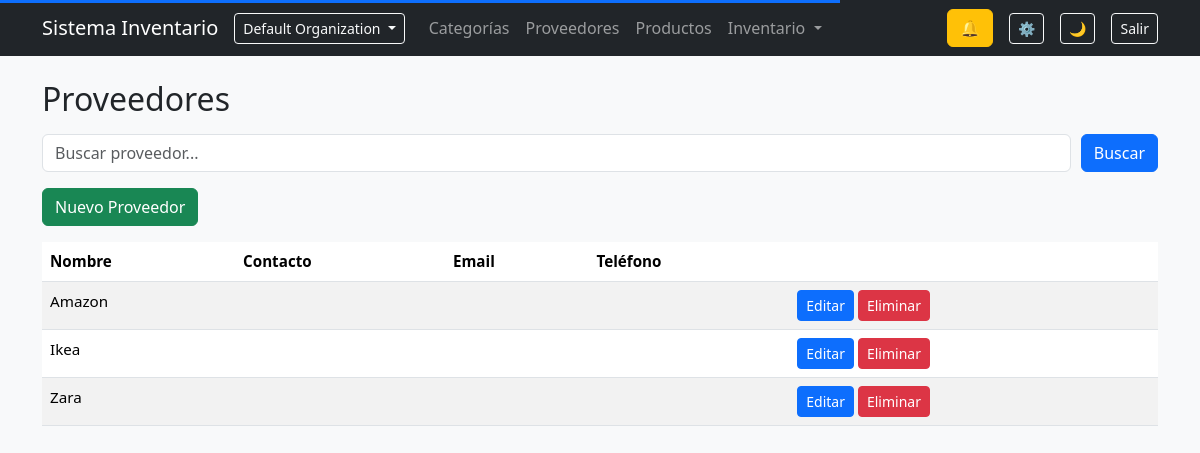
Page /proveedores/ (signed in) on the committed database.
### organizations/models.py (models this page shows, shortened)
class Organization(models.Model):
    name = models.CharField(max_length=150)
    slug = models.SlugField(unique=True)
    owner = models.ForeignKey(
        User,
        on_delete=models.CASCADE,
        related_name="owned_organizations"
    )
    created_at = models.DateTimeField(auto_now_add=True)
    class Meta:
        ordering = ["name"]

### suppliers/models.py (models this page shows, shortened)
class Supplier(models.Model):
    organization = models.ForeignKey(
        Organization,
        on_delete=models.CASCADE,
        related_name="suppliers",
        db_index=True,
    )
    name = models.CharField(max_length=150, db_index=True)
    contact_name = models.CharField(max_length=100, blank=True)
    email = models.EmailField(blank=True)
    phone = models.CharField(max_length=20, blank=True)
    address = models.TextField(blank=True)
    lead_time_days = models.PositiveIntegerField(default=0)
    default_order_quantity = models.PositiveIntegerField(default=0, blank=True)
    class Meta:
        ordering = ['name']
        unique_together = ("organization", "name")
        indexes = [
            models.Index(fields=["organization", "name"]),
        ]

### suppliers/views.py (the view)
# urls.py: path('', supplier_list, name='supplier_list'),
def supplier_list(request):
    search = request.GET.get("q", "")
    suppliers = Supplier.objects.all()
    if search:
        suppliers = suppliers.filter(name__icontains=search)
    return render(request, "suppliers/list.html", {
        "suppliers": suppliers,
        "search": search,
    })

### accounts/permissions.py (called while the page is built, shortened)
def _get_membership(user):
    if not user or not user.is_authenticated:
        return None
    request = getattr(user, "_request", None)
    membership = user.memberships.filter(is_active=True).first()
    return membership

def _has_role(user, roles):
    membership = _get_membership(user)
    if not membership:
        return False
    return membership.role in roles

def _is_owner(user):
    return _has_role(user, [Membership.Roles.OWNER])

def _is_admin(user):
    return _has_role(user, [Membership.Roles.OWNER, Membership.Roles.ADMIN])

def _is_manager(user):
    return _has_role(user, [
        Membership.Roles.OWNER,
        Membership.Roles.ADMIN,
        Membership.Roles.MANAGER
    ])

def _is_staff(user):
    return _has_role(user, [
        Membership.Roles.OWNER,
        Membership.Roles.ADMIN,
        Membership.Roles.MANAGER,
        Membership.Roles.STAFF
    ])

def can_view_products(user):
    return _is_staff(user)

def can_create_products(user):
    return _is_manager(user)

def can_edit_products(user):
    return _is_manager(user)

def can_delete_products(user):
    return _is_admin(user)

def can_export_products(user):
    return _is_manager(user)

def can_view_categories(user):
    return _is_staff(user)

def can_manage_categories(user):
    return _is_manager(user)

def can_view_suppliers(user):
    return _is_staff(user)

def can_manage_suppliers(user):
    return _is_manager(user)

def can_view_locations(user):
    return _is_staff(user)

def can_manage_locations(user):
    return _is_admin(user)

def can_view_inventory(user):
    return _is_staff(user)

def can_create_inventory(user):
    return _is_staff(user)

def can_edit_inventory(user):
    return _is_manager(user)

def can_confirm_inventory(user):
    return _is_manager(user)

def can_view_transfers(user):
    return _is_staff(user)

def can_create_transfer(user):
    return _is_staff(user)

def can_confirm_transfer(user):
    return _is_manager(user)

def can_view_orders(user):
    return _is_staff(user)

def can_create_order(user):
    return _is_manager(user)

def can_edit_order(user):
    return _is_manager(user)

def can_send_order(user):
    return _is_manager(user)

def can_cancel_order(user):
    return _is_manager(user)

def can_receive_order(user):
    return _is_staff(user)

def can_view_audit(user):
    return _is_owner(user) or _is_admin(user) or _is_manager(user)

def can_manage_notifications(user):
    return _is_manager(user)

### suppliers/templates/suppliers/list.html
{% extends 'base.html' %}
{% block content %}
<h2 class="mb-3">Proveedores</h2>
<form method="GET" class="mb-3 d-flex" style="gap: 10px;">
    <input type="text" name="q" value="{{ search }}" class="form-control" placeholder="Buscar proveedor...">
    <button class="btn btn-primary">Buscar</button>
</form>
{% if perm.manage_suppliers %}
<a href="{% url 'supplier_create' %}" class="btn btn-success mb-3">Nuevo Proveedor</a>
{% endif %}
<table class="table table-striped">
    <thead>
        <tr>
            <th>Nombre</th>
            <th>Contacto</th>
            <th>Email</th>
            <th>Teléfono</th>
            <th></th>
        </tr>
    </thead>
    <tbody>
        {% for s in suppliers %}
        <tr>
            <td>{{ s.name }}</td>
            <td>{{ s.contact_name }}</td>
            <td>{{ s.email }}</td>
            <td>{{ s.phone }}</td>
            <td>
                {% if perm.manage_suppliers %}
                    <a href="{% url 'supplier_edit' s.id %}" class="btn btn-sm btn-primary">Editar</a>
                    <a href="{% url 'supplier_delete' s.id %}" class="btn btn-sm btn-danger">Eliminar</a>
                {% endif %}
            </td>
        </tr>
        {% empty %}
        <tr><td colspan="5">No hay proveedores.</td></tr>
        {% endfor %}
    </tbody>
</table>
{% endblock %}

### templates/partials/navbar.html (shortened to what this page needs)
<nav class="navbar navbar-expand-lg navbar-dark bg-dark mb-4">
    <div class="container">
        <a class="navbar-brand" href="{% url 'dashboard' %}">Sistema Inventario</a>
        <div class="collapse navbar-collapse" id="navbarMain">
            <div class="dropdown me-3">
                <button class="btn btn-sm btn-outline-light dropdown-toggle" data-bs-toggle="dropdown">
                    {{ organization.name }}
                </button>
            </div>
            <ul class="navbar-nav me-auto mb-2 mb-lg-0">
                <li class="nav-item"><a href="/categorias/" class="nav-link">Categorías</a></li>
                <li class="nav-item"><a href="/proveedores/" class="nav-link">Proveedores</a></li>
                <li class="nav-item"><a href="/productos/" class="nav-link">Productos</a></li>
                <li class="nav-item dropdown">
                    <a class="nav-link dropdown-toggle" href="#" data-bs-toggle="dropdown">
                        Inventario
                    </a>
                </li>
            </ul>
            <div class="d-flex align-items-center gap-3 me-3">
                <div id="notifications-bell"
                     hx-get="{% url 'notifications:notifications_counter' %}"
                     hx-trigger="load, inventory:notifications_updated from:body"
                     hx-target="this"
                     hx-swap="outerHTML">
                    {% include 'notifications/partials/bell.html' %}
                </div>
                <a href="{% url 'notification_preferences' %}"
                   class="btn btn-sm btn-outline-light"
                   title="Configurar notificaciones">
                    ⚙️
                </a>
            </div>
            <button id="themeToggle" class="btn btn-sm btn-outline-light me-3">🌙</button>
            <form method="post" action="{% url 'logout' %}">
                <button class="btn btn-sm btn-outline-light">Salir</button>
            </form>
        </div>
    </div>
</nav>

### static/css/core.css (style rules this page uses)
:root { --bg: #f8f9fa; --text: #212529; --card: #ffffff; --border: #dee2e6; }
body { background: var(--bg); color: var(--text); transition: background .25s ease, color .25s ease; }
.table { font-size: 0.95rem; }
th { user-select: none; }
input, select { background: var(--card); color: var(--text); border: 1px solid var(--border); }

### dashboard/static/dashboard/css/dashboard.css (style rules this page uses)
:root { --section-bg: #ffffff; --sub-bg: #414040; --sub-text: #fafafa; }

### rows in the picture
Organization: name "Default Organization"
Supplier: name "Amazon"
Supplier: name "Ikea"
Supplier: name "Zara"
